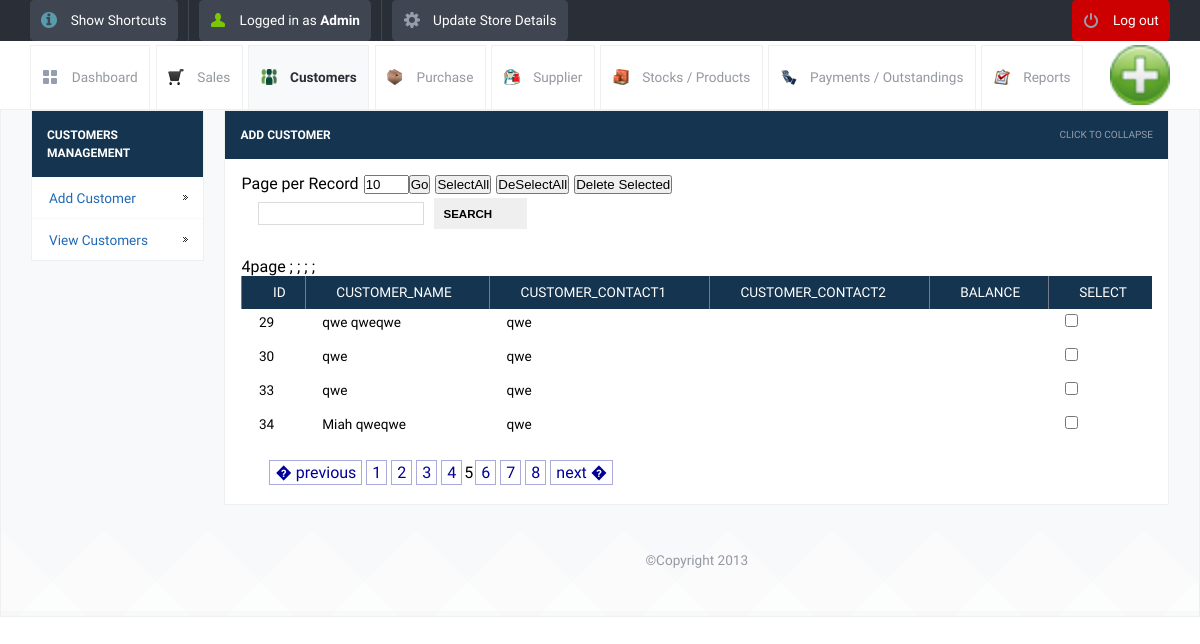
/paginationnijan.php (signed in), run on the app's committed database.
### tables this page shows
CREATE TABLE `customer_details` (
  `id` int(10) UNSIGNED NOT NULL,
  `customer_name` varchar(200) NOT NULL,
  `customer_address` varchar(500) NOT NULL,
  `customer_contact1` varchar(100) NOT NULL
);

### paginationnijan.php (the view, shortened to what this page needs)
<?php
include_once("init.php");
?>
<!DOCTYPE html>
<html lang="en">
<head>
	<link rel="stylesheet" href="css/style.css">
	<?php include_once("tpl/common_js.php"); ?>
</head>
<body>
	<?php include_once("tpl/top_bar.php"); ?>
	<div id="header-with-tabs">
		<div class="page-full-width cf">
			<ul id="tabs" class="fl">
				<li><a href="dashboard.php" class="dashboard-tab">Dashboard</a></li>
				<li><a href="page-full-width.php" class="sales-tab">Sales</a></li>
				<li><a href="page-full-width.php" class="active-tab customers-tab">Customers</a></li>
				<li><a href="page-other.php" class="purchase-tab">Purchase</a></li>
				<li><a href="page-other.php" class="supplier-tab">Supplier</a></li>
				<li><a href="page-other.php" class="stock-tab">Stocks / Products</a></li>
				<li><a href="page-other.php" class="payment-tab">Payments / Outstandings</a></li>
				<li><a href="page-other.php" class="report-tab">Reports</a></li>
			</ul>
			<a href="#" id="company-branding-small" class="fr"><img src="images/posnic.png" alt="Point of Sale" /></a>
		</div>
	</div>
	<div id="content">
		<div class="page-full-width cf">
			<div class="side-menu fl">
				<h3>Customers Management</h3>
				<ul>
					<li><a href="add_customer.php">Add Customer</a></li>
					<li><a href="view_customers.php">View Customers</a></li>
				</ul>
			</div>
			<div class="side-content fr">
				<div class="content-module">
					<div class="content-module-heading cf">
						<h3 class="fl">Add Customer</h3>
						<span class="fr expand-collapse-text">Click to collapse</span>
					</div>
						<div class="content-module-main cf">
				<table width="700" border="0" cellspacing="0" cellpadding="0">
  <tr>
    <td><form action="" method="post" name="search" >
<input name="searchtxt" type="text">
&nbsp;&nbsp;<input name="Search" type="submit" value="Search">
</form></td>
		<form action="" method="get" name="page">
Page per Record<input name="limit" type="text"  style="margin-left:5px;" value="<?php if(isset($_GET['limit'])) echo $_GET['limit']; else echo "10"; ?>" size="3" maxlength="3">
<input name="go" type="submit" value="Go">
<input type="button" name="selectall" value="SelectAll" onClick="checkAll()"  style="margin-left:5px;"/>
<input type="button" name="unselectall" value="DeSelectAll" onClick="uncheckAll()" style="margin-left:5px;" />
<input name="dsubmit" type="button" value="Delete Selected" style="margin-left:5px;" onclick="return confirmDeleteSubmit()"/></form>
					<form name="deletefiles" action="delete.php" method="post">
					<table><?php
	$limit = 10;
	$page = $_GET['page'];
	if($page)
		$start = ($page - 1) * $limit;
	else
		$start = 0;
	$sql = "SELECT * FROM customer_details LIMIT $start, $limit ";
	$result = mysqli_query($conn,$sql);
?>
							<tr>
								<th>id</th>
								<th >customer_name</th>
								<th>customer_contact1</th>
								<th>customer_contact2</th>
								<th>balance</th>
								<th>Select</th>
							</tr>
</div></td>
<?php	while($row = mysqli_fetch_array($result))
{
 ?>
	<tr>
   <td> <?php echo $row['id']; ?></td>
   <td><?php echo $row['customer_name']; ?></td>
   <td> <?php echo $row['customer_contact1']; ?></td>
   <td><?php echo $row['customer_contact2']; ?></td>
   <td> <?php echo $row['balance'];?></td>;
	<td><input type="checkbox" value="<?php echo $row['id']; ?>" name="checklist[]" /></td>
</tr>
<?php } ?>
  <tr>
        <td align="center"><div style="margin-left:20px;"><div class="pagination"><a href="paginationnijan.php?page=4&limit=1">� previous</a><a href="paginationnijan.php?page=1&limit=1">1</a><a href="paginationnijan.php?page=2&limit=1">2</a><a href="paginationnijan.php?page=3&limit=1">3</a><a href="paginationnijan.php?page=4&limit=1">4</a>5<a href="paginationnijan.php?page=6&limit=1">6</a><a href="paginationnijan.php?page=7&limit=1">7</a><a href="paginationnijan.php?page=8&limit=1">8</a><a href="paginationnijan.php?page=6&limit=1">next �</a></div>
</div></td>
      </tr>
		</div>
	</div>
		<div id="footer">
		<p> &copy;Copyright 2013</p>
	</div>
</body>
</html>

### css/style.css (style rules this page uses)
*, html, body, div, dl, dt, dd, ul, ol, li, h1, h2, h3, h4, h5, h6, pre, form, label, fieldset, input, p, blockquote, th, td { margin: 0; padding: 0; }
table { border-collapse: collapse; border-spacing: 0; }
fieldset, img { border: 0; }
address, caption, cite, code, dfn, em, strong, th, var { font-style: normal; font-weight: normal; }
caption, th { text-align: left; }
h1, h2, h3, h4, h5, h6 { font-weight: normal; }
a img { border: none; }
a { text-decoration: none; }
body { font-size: 1em; }
.cf:before, .cf:after { content: ""; display: table; }
.cf:after { clear:both; }
.cf { zoom: 1; }
p { margin-bottom: 1.25em; color: #9498a1; }
.fl { float: left; }
.fr { float: right; }
h1, h2, h3, h4, h5, h6 { margin-bottom: 0.625em; }
body, form { font-family: "Droid Sans", Helvetica, Arial, sans-serif; line-height: 1.125em; }
p, .button, form input, ul#nav li ul, ul#tabs, div.side-menu ul li a, table, .information-box, .confirmation-box, .error-box, .error-message, .warning-box, ol, .regular-ul, .custom-ul, blockquote, cite { font-size: 0.85em; }
div.content-module-heading span { font-size: 0.625em; }
h3 { font-size: 0.75em; }
a { color: #2069b4; }
.page-full-width { padding: 0 1.875em; }
form input[type="text"], input[type="password"], textarea { border: 1px solid #d9dbdd; padding:.4em; outline: none; }
form input[type="submit"] { border: none; cursor: pointer; padding: 0.833em; background-position: right center; padding-right: 3em; background-repeat: no-repeat; font-weight: bold; text-transform: uppercase; }
div#header-with-tabs { padding:0.25em 0 0; }
a#company-branding-small img { height: 60px; }
ul#tabs { list-style-type: none; }
ul#tabs li { float: left; }
ul#tabs li a { border: 1px solid #eeefef; border-bottom: none; padding: 1.666em 0.833em; margin: 0 0.416em -1px 0; display: block; color: #9498a1; }
ul#tabs li a.dashboard-tab { background: transparent url('../images/tab-dashboard.png') no-repeat 0.833em center ; padding-left: 3em; }
ul#tabs li a.sales-tab { background: transparent url('../images/sales-icon.png') no-repeat 0.833em center ; padding-left: 3em; }
ul#tabs li a.customers-tab { background: transparent url('../images/customer-icon.png') no-repeat 0.833em center ; padding-left: 3em; }
ul#tabs li a.purchase-tab { background: transparent url('../images/purchase-icon.png') no-repeat 0.833em center ; padding-left: 3em; }
ul#tabs li a.supplier-tab { background: transparent url('../images/supplier-icon.png') no-repeat 0.833em center ; padding-left: 3em; }
ul#tabs li a.stock-tab { background: transparent url('../images/stock-icon.png') no-repeat 0.833em center ; padding-left: 3em; }
ul#tabs li a.payment-tab { background: transparent url('../images/payment-icon.png') no-repeat 0.833em center ; padding-left: 3em; }
ul#tabs li a.report-tab { background: transparent url('../images/report-icon.png') no-repeat 0.833em center ; padding-left: 3em; }
ul#tabs li a.active-tab, ul#tabs li a.active-tab:hover { background-color: #f8f9fa; font-weight: bold; color: #2a2e36; }
table { width: 100%; margin-bottom: 1.25em; }
table th { background-color: #153450; color: white; text-transform: uppercase; padding: 0.55em .7em 0.55em 2.25em; border-left: 1px solid #747c8a; }
table tbody td { padding: 0.33em 0 0.833em 1.25em; }
div#content { background: #f8f9fa url('../images/artwork-pattern.png') repeat-x left bottom; border: 1px solid #eeefef; padding: 0em ; }
div.side-menu { background: #153450; border: 1px solid #eeefef; width: 15%; margin-bottom: 1em; }
div.side-menu h3 { text-transform: uppercase; font-weight: bold; margin: 1.25em; color: white; }
div.side-menu ul { list-style-type: none; }
div.side-menu ul li a { padding: 0.833em 1.25em; border-top: 1px solid #f8f9fa; display: block; background: white url('../images/menu-dark-indicator.png') no-repeat right center; }
div.side-content { width: 83%; }
div.content-module { background: white; margin-bottom: 1em; border: 1px solid #eeefef; }
div.content-module-heading { background: #153450; cursor: pointer; }
div.content-module-heading h3 { text-transform: uppercase; color: white; font-weight: bold; margin: 1.25em; }
div.content-module-heading span { color: #969dac; text-transform: uppercase; margin: 1.5em; }
div.content-module-main { padding: 1em; }
div#footer { text-align: center; padding: 1.875em 0; }

### data on the page
customer_details: id "29", customer_name "qwe qweqwe", customer_contact1 "qwe"
customer_details: id "30", customer_name "qwe", customer_contact1 "qwe"
customer_details: id "33", customer_name "qwe", customer_contact1 "qwe"
customer_details: id "34", customer_name "Miah qweqwe", customer_contact1 "qwe"
